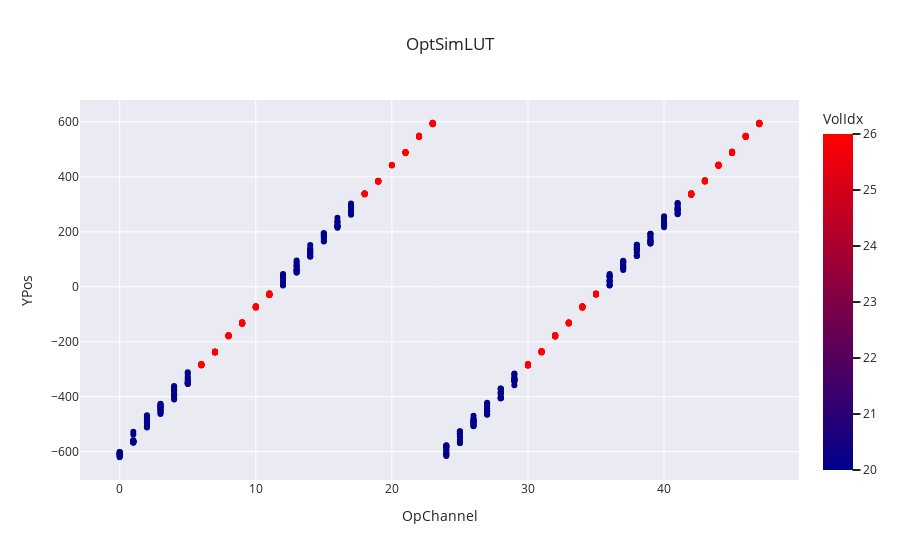

Notebook code for this chart:
### Code cell
import plotly.express as px
import numpy as np

fig = px.scatter(df,
                title='OptSimLUT',
                x='OpChannel',
                y='YPos',
                color='VolIdx',
                color_continuous_scale=['darkblue','red'],
                template='seaborn')
fig.update_layout(yaxis_type='linear', yaxis_title='YPos')
fig.show()

### Figure 1 — Plotly figure (JSON) as saved in the notebook; plotly's stock layout.template omitted (floating-point values rounded to 4 significant figures; data arrays with more than 128 entries replaced by an {"elided": "..."} marker saying what was removed)
{"data": [{"hovertemplate": "OpChannel=%{x}<br>YPos=%{y}<br>VolIdx=%{marker.color}<extra></extra>", "legendgroup": "", "marker": {"color": {"elided": "533 int values"}, "coloraxis": "coloraxis", "symbol": "circle"}, "mode": "markers", "name": "", "orientation": "v", "showlegend": false, "type": "scatter", "x": {"elided": "533 int values"}, "xaxis": "x", "y": {"elided": "533 float values"}, "yaxis": "y"}], "layout": {"coloraxis": {"colorbar": {"title": {"text": "VolIdx"}}, "colorscale": [[0, "darkblue"], [1, "red"]]}, "legend": {"tracegroupgap": 0}, "title": {"text": "OptSimLUT"}, "xaxis": {"anchor": "y", "domain": [0, 1], "title": {"text": "OpChannel"}}, "yaxis": {"anchor": "x", "domain": [0, 1], "title": {"text": "YPos"}, "type": "linear"}}}
